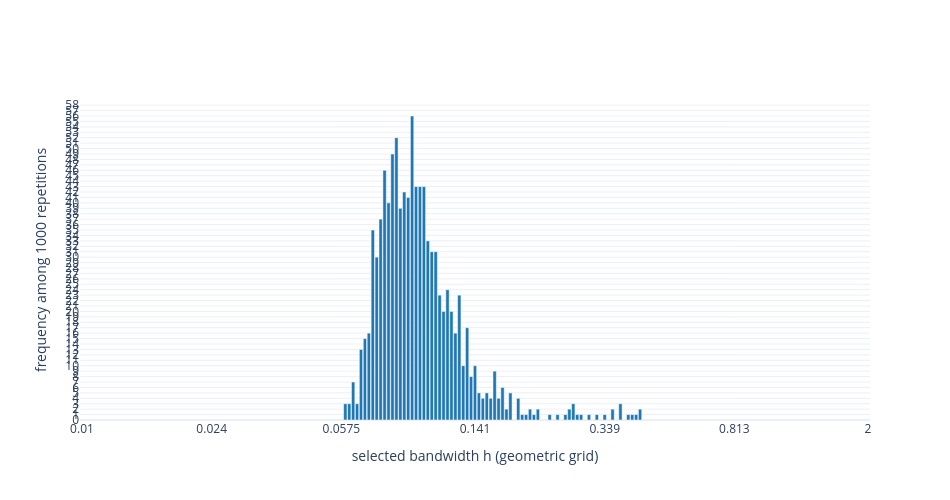

Here is the notebook cell this chart was saved with:
### Code cell
beta2_mise_bandwidth = gaussian_mise_oracle_bandwidth(beta2_n)
beta2_grid_indices = np.arange(beta2_N, dtype=float)
beta2_mise_grid_position = float(np.interp(
    np.log(beta2_mise_bandwidth),
    np.log(beta2_h_grid),
    beta2_grid_indices,
))

beta2_histogram = plot_bandwidth_distributions(
    h_grid=beta2_h_grid,
    distributions={
        "spectral selections": beta2_selection_counts,
        "ISE-optimal grid bandwidths": beta2_ise_selection_counts,
    },
    reference_lines=[(
        f"Gaussian MISE optimum: h={beta2_mise_bandwidth:.4g}",
        beta2_mise_grid_position,
        "#1f77b4",
    )],
    colors={
        "spectral selections": "#C65D00",
        "ISE-optimal grid bandwidths": "#9467BD",
    },
    opacity=0.70,
    width=950,
    height=500,
)
beta2_histogram.update_yaxes(
    dtick=0.01,
    tickformat=".0%",
)
save_thesis_plotly_figure(
    beta2_histogram,
    "distribution_of_chosen_bandwidths.pdf",
)
beta2_histogram.show()

### Figure 1 — Plotly figure (JSON) as saved in the notebook; plotly's stock layout.template omitted (floating-point values rounded to 4 significant figures)
{"data": [{"customdata": [0.059, 0.06058, 0.06221, 0.06388, 0.06559, 0.06736, 0.06916, 0.07102, 0.07293, 0.07488, 0.07689, 0.07896, 0.08108, 0.08326, 0.08549, 0.08779, 0.09014, 0.09256, 0.09505, 0.0976, 0.1002, 0.1029, 0.1057, 0.1085, 0.1114, 0.1144, 0.1175, 0.1206, 0.1239, 0.1272, 0.1306, 0.1341, 0.1377, 0.1414, 0.1452, 0.1491, 0.1531, 0.1572, 0.1615, 0.1658, 0.1702, 0.1748, 0.1795, 0.1893, 0.1943, 0.1996, 0.2049, 0.2104, 0.2161, 0.2339, 0.2467, 0.2601, 0.2671, 0.2742, 0.2816, 0.2892, 0.3049, 0.3215, 0.339, 0.3574, 0.3769, 0.3974, 0.4081, 0.419, 0.4303], "hovertemplate": "grid index=%{x}<br>bandwidth h=%{customdata:.6g}<br>frequency=%{y}<extra></extra>", "marker": {"color": "#1f77b4", "line": {"color": "white", "width": 0.5}}, "type": "bar", "width": 0.85, "x": [67, 68, 69, 70, 71, 72, 73, 74, 75, 76, 77, 78, 79, 80, 81, 82, 83, 84, 85, 86, 87, 88, 89, 90, 91, 92, 93, 94, 95, 96, 97, 98, 99, 100, 101, 102, 103, 104, 105, 106, 107, 108, 109, 111, 112, 113, 114, 115, 116, 119, 121, 123, 124, 125, 126, 127, 129, 131, 133, 135, 137, 139, 140, 141, 142], "y": [3, 3, 7, 3, 13, 15, 16, 35, 30, 37, 46, 40, 49, 52, 39, 42, 41, 56, 43, 43, 43, 33, 31, 31, 23, 20, 24, 20, 16, 23, 10, 17, 8, 10, 5, 4, 5, 4, 9, 4, 6, 2, 5, 4, 1, 1, 2, 1, 2, 1, 1, 1, 2, 3, 1, 1, 1, 1, 1, 2, 3, 1, 1, 1, 2]}], "layout": {"height": 500, "showlegend": false, "width": 950, "xaxis": {"range": [-0.5, 200.5], "tickmode": "array", "ticktext": ["0.01", "0.024", "0.0575", "0.141", "0.339", "0.813", "2"], "tickvals": [0, 33, 66, 100, 133, 166, 200], "title": {"text": "selected bandwidth h (geometric grid)"}}, "yaxis": {"dtick": 1, "rangemode": "tozero", "title": {"text": "frequency among 1000 repetitions"}}}}
